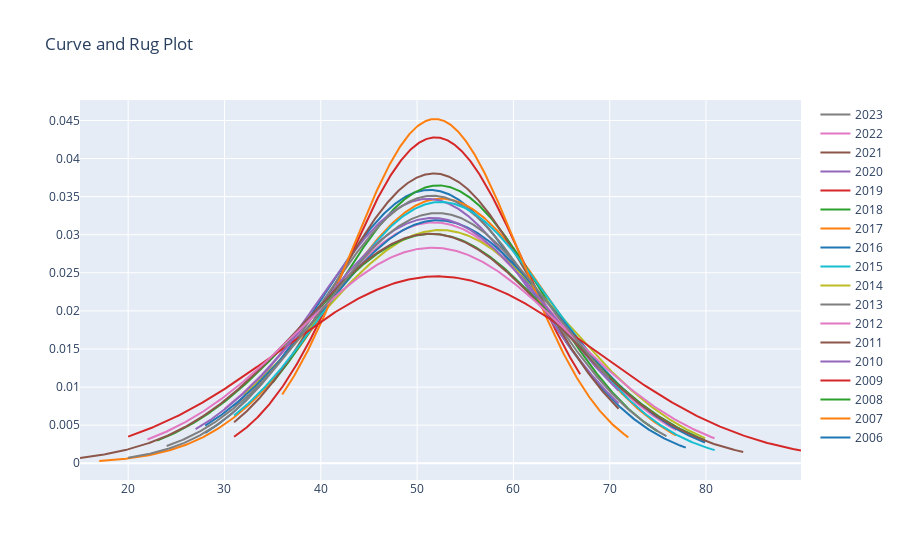

Notebook cell for this chart:
### Code cell
# Create distplot with curve_type set to 'normal'

group_labels = []
hist_data = []

for ano in df_rodada38.ano_campeonato.unique():
  group_labels.append(str(ano))
  df_ano = df_rodada38.loc[df_rodada38.ano_campeonato == ano]['pontos_acum'].tolist()
  hist_data.append(df_ano)

fig = ff.create_distplot(hist_data,group_labels, curve_type = 'normal', show_hist=False, show_rug = False)

# Add title
fig.update_layout(title_text='Curve and Rug Plot')
fig.show()

### Figure 1 — Plotly figure (JSON) as saved in the notebook; plotly's stock layout.template omitted (floating-point values rounded to 4 significant figures; data arrays with more than 128 entries replaced by an {"elided": "..."} marker saying what was removed)
{"data": [{"legendgroup": "2006", "marker": {"color": "rgb(31, 119, 180)"}, "mode": "lines", "name": "2006", "showlegend": true, "type": "scatter", "x": {"elided": "500 float values"}, "xaxis": "x", "y": {"elided": "500 float values"}, "yaxis": "y"}, {"legendgroup": "2007", "marker": {"color": "rgb(255, 127, 14)"}, "mode": "lines", "name": "2007", "showlegend": true, "type": "scatter", "x": {"elided": "500 float values"}, "xaxis": "x", "y": {"elided": "500 float values"}, "yaxis": "y"}, {"legendgroup": "2008", "marker": {"color": "rgb(44, 160, 44)"}, "mode": "lines", "name": "2008", "showlegend": true, "type": "scatter", "x": {"elided": "500 float values"}, "xaxis": "x", "y": {"elided": "500 float values"}, "yaxis": "y"}, {"legendgroup": "2009", "marker": {"color": "rgb(214, 39, 40)"}, "mode": "lines", "name": "2009", "showlegend": true, "type": "scatter", "x": {"elided": "500 float values"}, "xaxis": "x", "y": {"elided": "500 float values"}, "yaxis": "y"}, {"legendgroup": "2010", "marker": {"color": "rgb(148, 103, 189)"}, "mode": "lines", "name": "2010", "showlegend": true, "type": "scatter", "x": {"elided": "500 float values"}, "xaxis": "x", "y": {"elided": "500 float values"}, "yaxis": "y"}, {"legendgroup": "2011", "marker": {"color": "rgb(140, 86, 75)"}, "mode": "lines", "name": "2011", "showlegend": true, "type": "scatter", "x": {"elided": "500 float values"}, "xaxis": "x", "y": {"elided": "500 float values"}, "yaxis": "y"}, {"legendgroup": "2012", "marker": {"color": "rgb(227, 119, 194)"}, "mode": "lines", "name": "2012", "showlegend": true, "type": "scatter", "x": {"elided": "500 float values"}, "xaxis": "x", "y": {"elided": "500 float values"}, "yaxis": "y"}, {"legendgroup": "2013", "marker": {"color": "rgb(127, 127, 127)"}, "mode": "lines", "name": "2013", "showlegend": true, "type": "scatter", "x": {"elided": "500 float values"}, "xaxis": "x", "y": {"elided": "500 float values"}, "yaxis": "y"}, {"legendgroup": "2014", "marker": {"color": "rgb(188, 189, 34)"}, "mode": "lines", "name": "2014", "showlegend": true, "type": "scatter", "x": {"elided": "500 float values"}, "xaxis": "x", "y": {"elided": "500 float values"}, "yaxis": "y"}, {"legendgroup": "2015", "marker": {"color": "rgb(23, 190, 207)"}, "mode": "lines", "name": "2015", "showlegend": true, "type": "scatter", "x": {"elided": "500 float values"}, "xaxis": "x", "y": {"elided": "500 float values"}, "yaxis": "y"}, {"legendgroup": "2016", "marker": {"color": "rgb(31, 119, 180)"}, "mode": "lines", "name": "2016", "showlegend": true, "type": "scatter", "x": {"elided": "500 float values"}, "xaxis": "x", "y": {"elided": "500 float values"}, "yaxis": "y"}, {"legendgroup": "2017", "marker": {"color": "rgb(255, 127, 14)"}, "mode": "lines", "name": "2017", "showlegend": true, "type": "scatter", "x": {"elided": "500 float values"}, "xaxis": "x", "y": {"elided": "500 float values"}, "yaxis": "y"}, {"legendgroup": "2018", "marker": {"color": "rgb(44, 160, 44)"}, "mode": "lines", "name": "2018", "showlegend": true, "type": "scatter", "x": {"elided": "500 float values"}, "xaxis": "x", "y": {"elided": "500 float values"}, "yaxis": "y"}, {"legendgroup": "2019", "marker": {"color": "rgb(214, 39, 40)"}, "mode": "lines", "name": "2019", "showlegend": true, "type": "scatter", "x": {"elided": "500 float values"}, "xaxis": "x", "y": {"elided": "500 float values"}, "yaxis": "y"}, {"legendgroup": "2020", "marker": {"color": "rgb(148, 103, 189)"}, "mode": "lines", "name": "2020", "showlegend": true, "type": "scatter", "x": {"elided": "500 float values"}, "xaxis": "x", "y": {"elided": "500 float values"}, "yaxis": "y"}, {"legendgroup": "2021", "marker": {"color": "rgb(140, 86, 75)"}, "mode": "lines", "name": "2021", "showlegend": true, "type": "scatter", "x": {"elided": "500 float values"}, "xaxis": "x", "y": {"elided": "500 float values"}, "yaxis": "y"}, {"legendgroup": "2022", "marker": {"color": "rgb(227, 119, 194)"}, "mode": "lines", "name": "2022", "showlegend": true, "type": "scatter", "x": {"elided": "500 float values"}, "xaxis": "x", "y": {"elided": "500 float values"}, "yaxis": "y"}, {"legendgroup": "2023", "marker": {"color": "rgb(127, 127, 127)"}, "mode": "lines", "name": "2023", "showlegend": true, "type": "scatter", "x": {"elided": "500 float values"}, "xaxis": "x", "y": {"elided": "500 float values"}, "yaxis": "y"}], "layout": {"barmode": "overlay", "hovermode": "closest", "legend": {"traceorder": "reversed"}, "title": {"text": "Curve and Rug Plot"}, "xaxis": {"anchor": "y2", "domain": [0, 1], "zeroline": false}, "yaxis": {"anchor": "free", "domain": [0, 1], "position": 0}}}
